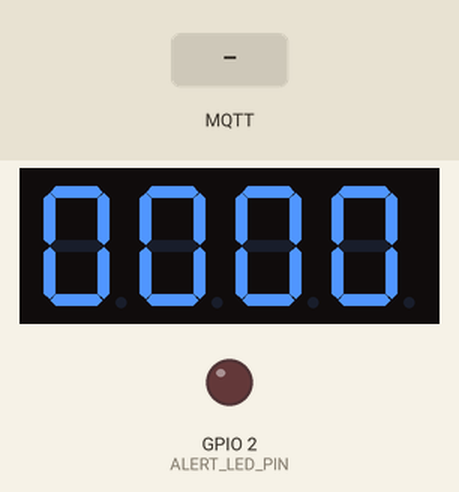
Simulated run of this sketch. Board: ESP32. On the bench: 4-digit seven-segment display, output pins drawn as LEDs (lit = HIGH). Dashed ring = blinking. The test bench sets the inputs (shaded band). WiFi joins after 1.5 s; servers stay silent unless stated; random numbers use the default seed unless the sketch sets one; no MQTT or app messages arrive unless stated; what the sketch prints to the serial monitor is not drawn.

Above: at 3.2 s.
3.3 s: MQTT message "5" arrives on the first subscribed topic
At 3.7 s:
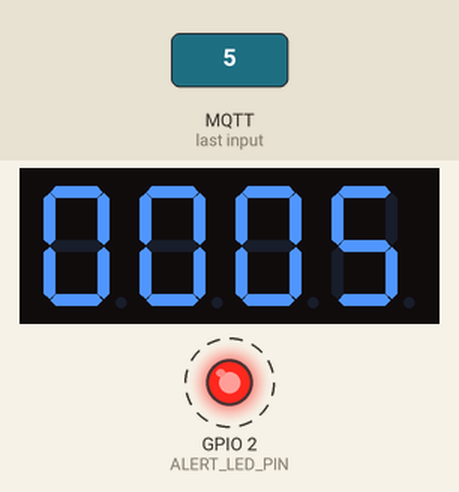
6.3 s: MQTT message "0" arrives on the first subscribed topic
At 7.4 s:
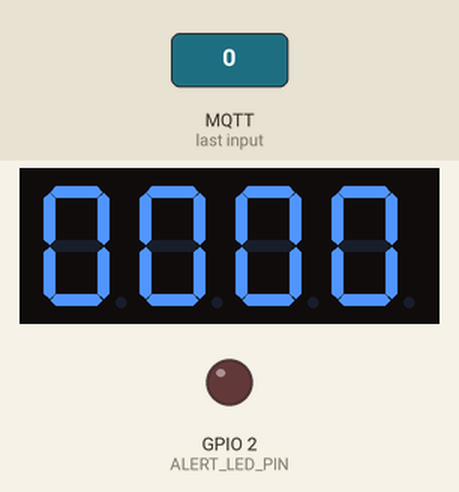
Timing chart, 0 to 9.3 s (numbered marks = the images above; inputs shaded):
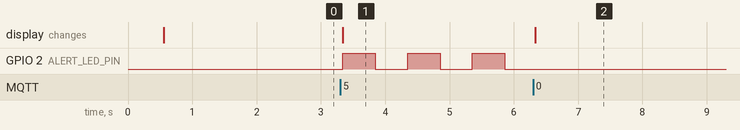

The sketch:

sketch.ino
```cpp
/*
 * Centralized Log Error Counter - ESP32 + TM1637 Display Firmware
 *
 * Hardware:
 *   - ESP32 Development Board
 *   - TM1637 4-Digit 7-Segment Display (CLK: GPIO 22, DIO: GPIO 23)
 *   - Alert LED (GPIO 2, built-in)
 *
 * Network & MQTT:
 *   - WiFi: Wokwi-GUEST (no password needed in Wokwi simulator)
 *   - MQTT Broker: broker.hivemq.com:1883
 *   - MQTT Topic : centralized/logs/error-count
 */

#include <WiFi.h>
#include <PubSubClient.h>
#include <TM1637Display.h>
#include <ArduinoJson.h>

// Pin Definitions
#define CLK_PIN 22
#define DIO_PIN 23
#define ALERT_LED_PIN 2

// WiFi Credentials (Wokwi-GUEST is used by Wokwi virtual simulator)
const char* ssid = "Wokwi-GUEST";
const char* password = "";

// MQTT Settings
const char* mqtt_broker = "broker.hivemq.com";
const int   mqtt_port   = 1883;
const char* mqtt_topic  = "centralized/logs/error-count";

// Hardware objects
TM1637Display display(CLK_PIN, DIO_PIN);
WiFiClient espClient;
PubSubClient client(espClient);

int current_error_count = 0;
unsigned long last_blink_time = 0;
bool led_state = false;

// Custom segments for TM1637 "Err " display
const uint8_t SEG_ERR[] = {
  SEG_A | SEG_D | SEG_E | SEG_F | SEG_G, // E
  SEG_E | SEG_G,                         // r
  SEG_E | SEG_G,                         // r
  0                                      // blank
};

void setup() {
  Serial.begin(115200);
  delay(500);

  Serial.println("\n==================================================");
  Serial.println("  CENTRALIZED LOG ERROR COUNTER - ESP32 FIRMWARE  ");
  Serial.println("==================================================");

  pinMode(ALERT_LED_PIN, OUTPUT);
  digitalWrite(ALERT_LED_PIN, LOW);

  // Initialize TM1637 Display (brightness 0-7)
  display.setBrightness(7);
  display.clear();
  display.showNumberDec(0, true, 4, 0); // Explicitly display 0000 across all 4 digits

  setup_wifi();

  client.setServer(mqtt_broker, mqtt_port);
  client.setCallback(mqtt_callback);
}

void setup_wifi() {
  Serial.print("[WiFi] Connecting to ");
  Serial.println(ssid);

  WiFi.mode(WIFI_STA);
  WiFi.begin(ssid, password);

  int attempts = 0;
  while (WiFi.status() != WL_CONNECTED && attempts < 20) {
    delay(500);
    Serial.print(".");
    attempts++;
  }

  if (WiFi.status() == WL_CONNECTED) {
    Serial.println("\n[WiFi] Connected successfully!");
    Serial.print("[WiFi] IP Address: ");
    Serial.println(WiFi.localIP());
  } else {
    Serial.println("\n[WiFi] Connection timed out (check simulator connection).");
  }
}

void mqtt_callback(char* topic, byte* payload, unsigned int length) {
  // Convert payload buffer to String
  String message = "";
  for (unsigned int i = 0; i < length; i++) {
    message += (char)payload[i];
  }

  Serial.println("\n--------------------------------------------------");
  Serial.print("[MQTT] Message received on topic: ");
  Serial.println(topic);
  Serial.print("[MQTT] Payload: ");
  Serial.println(message);

  int error_count = -1;

  // Try parsing as JSON object (Compatible with ArduinoJson v6 & v7)
#if ARDUINOJSON_VERSION_MAJOR >= 7
  JsonDocument doc;
#else
  StaticJsonDocument<256> doc;
#endif
  DeserializationError err = deserializeJson(doc, message);

  if (!err && doc.containsKey("error_count")) {
    error_count = doc["error_count"].as<int>();
  } else {
    // If not JSON or plain number, parse integer directly
    error_count = message.toInt();
  }

  if (error_count >= 0) {
    current_error_count = error_count;
    Serial.print("[DISPLAY] Updating 7-Segment count: ");
    Serial.println(current_error_count);

    // Update TM1637 display with 4-digit leading zeros
    display.showNumberDec(current_error_count, true, 4, 0);

    // Update alert status
    if (current_error_count > 0) {
      Serial.println("[ALERT] Active errors detected in CloudWatch!");
      digitalWrite(ALERT_LED_PIN, HIGH);
    } else {
      Serial.println("[INFO] No errors reported. System normal.");
      digitalWrite(ALERT_LED_PIN, LOW);
    }
  } else {
    Serial.println("[ERROR] Unable to parse error_count from MQTT message.");
  }
  Serial.println("--------------------------------------------------");
}

void reconnect_mqtt() {
  while (!client.connected()) {
    Serial.print("[MQTT] Attempting connection to ");
    Serial.print(mqtt_broker);
    Serial.print("...");

    String clientId = "ESP32-LogMonitor-" + String(random(0xffff), HEX);

    if (client.connect(clientId.c_str())) {
      Serial.println(" connected!");
      Serial.print("[MQTT] Subscribing to: ");
      Serial.println(mqtt_topic);
      client.subscribe(mqtt_topic);

      // Publish initial heartbeat
      client.publish("centralized/logs/esp32/status", "online");
    } else {
      Serial.print(" failed, rc=");
      Serial.print(client.state());
      Serial.println(" retrying in 5 seconds...");
      delay(5000);
    }
  }
}

void loop() {
  // Ensure WiFi is connected
  if (WiFi.status() != WL_CONNECTED) {
    setup_wifi();
  }

  // Ensure MQTT is connected
  if (!client.connected()) {
    reconnect_mqtt();
  }

  client.loop();

  // Blink LED if active errors exist
  if (current_error_count > 0) {
    if (millis() - last_blink_time > 500) {
      last_blink_time = millis();
      led_state = !led_state;
      digitalWrite(ALERT_LED_PIN, led_state ? HIGH : LOW);
    }
  } else {
    digitalWrite(ALERT_LED_PIN, LOW);
  }

  delay(10);
}
```

Measured:
- after the input at 3.3 s, GPIO 2 (ALERT_LED_PIN): alternates HIGH for 0.50 s and LOW for 0.50 s, starting at once; the display: changes at once (image 1)
- after the input at 6.3 s, the display: changes at once (image 2)
